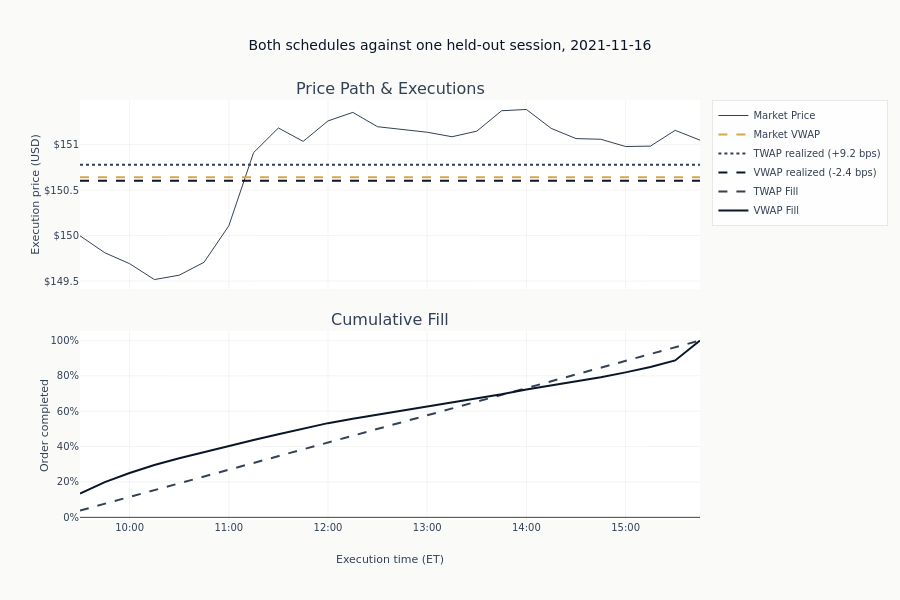

Here is the notebook cell this chart was saved with:
### Markdown cell above
#### Cumulative Fill Comparison

### Code cell
_ = fig.add_scatter(
    x=demo_times,
    y=np.cumsum(twap_shares) / ORDER_SHARES,
    mode="lines",
    name="TWAP Fill",
    line=dict(color=COLORS["neutral"], width=2, dash="dash"),
    row=2,
    col=1,
)
_ = fig.add_scatter(
    x=demo_times,
    y=np.cumsum(vwap_shares) / ORDER_SHARES,
    mode="lines",
    name="VWAP Fill",
    line=dict(color=COLORS["blue"], width=2),
    row=2,
    col=1,
)
fig.update_xaxes(title_text="Execution time (ET)", tickformat="%H:%M", row=2, col=1)
fig.update_yaxes(title_text="Execution price (USD)", tickprefix="$", row=1, col=1)
fig.update_yaxes(title_text="Order completed", tickformat=".0%", row=2, col=1)
fig.update_layout(
    title=f"Both schedules against one held-out session, {demo_day}",
    height=600,
)
show_plotly_with_alt(
    fig,
    "Upper panel: the session's price path with three horizontal lines marking the market VWAP "
    "and each schedule's realized average price. Lower panel: cumulative fill against time, with "
    "the VWAP curve steeper at the open and close and flatter through midday than the straight "
    "TWAP line.",
)

### Figure 1 — Plotly figure (JSON) as saved in the notebook; plotly's stock layout.template omitted (floating-point values rounded to 4 significant figures)
{"data": [{"line": {"color": "#334155", "width": 1}, "mode": "lines", "name": "Market Price", "type": "scatter", "x": ["2021-11-16T09:30:00", "2021-11-16T09:45:00", "2021-11-16T10:00:00", "2021-11-16T10:15:00", "2021-11-16T10:30:00", "2021-11-16T10:45:00", "2021-11-16T11:00:00", "2021-11-16T11:15:00", "2021-11-16T11:30:00", "2021-11-16T11:45:00", "2021-11-16T12:00:00", "2021-11-16T12:15:00", "2021-11-16T12:30:00", "2021-11-16T12:45:00", "2021-11-16T13:00:00", "2021-11-16T13:15:00", "2021-11-16T13:30:00", "2021-11-16T13:45:00", "2021-11-16T14:00:00", "2021-11-16T14:15:00", "2021-11-16T14:30:00", "2021-11-16T14:45:00", "2021-11-16T15:00:00", "2021-11-16T15:15:00", "2021-11-16T15:30:00", "2021-11-16T15:45:00"], "xaxis": "x", "y": [150.0, 149.8, 149.7, 149.5, 149.6, 149.7, 150.1, 150.9, 151.2, 151.0, 151.3, 151.4, 151.2, 151.2, 151.1, 151.1, 151.1, 151.4, 151.4, 151.2, 151.1, 151.1, 151.0, 151.0, 151.2, 151.0], "yaxis": "y"}, {"line": {"color": "#D4A84B", "dash": "dash", "width": 2}, "mode": "lines", "name": "Market VWAP", "type": "scatter", "x": ["2021-11-16T09:30:00", "2021-11-16T15:45:00"], "xaxis": "x", "y": [150.6, 150.6], "yaxis": "y"}, {"line": {"color": "#334155", "dash": "dot", "width": 2}, "mode": "lines", "name": "TWAP realized (+9.2 bps)", "type": "scatter", "x": ["2021-11-16T09:30:00", "2021-11-16T15:45:00"], "xaxis": "x", "y": [150.8, 150.8], "yaxis": "y"}, {"line": {"color": "#0a1628", "dash": "dash", "width": 2}, "mode": "lines", "name": "VWAP realized (-2.4 bps)", "type": "scatter", "x": ["2021-11-16T09:30:00", "2021-11-16T15:45:00"], "xaxis": "x", "y": [150.6, 150.6], "yaxis": "y"}, {"line": {"color": "#334155", "dash": "dash", "width": 2}, "mode": "lines", "name": "TWAP Fill", "type": "scatter", "x": ["2021-11-16T09:30:00", "2021-11-16T09:45:00", "2021-11-16T10:00:00", "2021-11-16T10:15:00", "2021-11-16T10:30:00", "2021-11-16T10:45:00", "2021-11-16T11:00:00", "2021-11-16T11:15:00", "2021-11-16T11:30:00", "2021-11-16T11:45:00", "2021-11-16T12:00:00", "2021-11-16T12:15:00", "2021-11-16T12:30:00", "2021-11-16T12:45:00", "2021-11-16T13:00:00", "2021-11-16T13:15:00", "2021-11-16T13:30:00", "2021-11-16T13:45:00", "2021-11-16T14:00:00", "2021-11-16T14:15:00", "2021-11-16T14:30:00", "2021-11-16T14:45:00", "2021-11-16T15:00:00", "2021-11-16T15:15:00", "2021-11-16T15:30:00", "2021-11-16T15:45:00"], "xaxis": "x2", "y": [0.03846, 0.07692, 0.1154, 0.1538, 0.1923, 0.2308, 0.2692, 0.3077, 0.3461, 0.3846, 0.4231, 0.4615, 0.5, 0.5384, 0.5769, 0.6154, 0.6538, 0.6923, 0.7307, 0.7692, 0.8077, 0.8461, 0.8846, 0.9231, 0.9615, 1.0], "yaxis": "y2"}, {"line": {"color": "#0a1628", "width": 2}, "mode": "lines", "name": "VWAP Fill", "type": "scatter", "x": ["2021-11-16T09:30:00", "2021-11-16T09:45:00", "2021-11-16T10:00:00", "2021-11-16T10:15:00", "2021-11-16T10:30:00", "2021-11-16T10:45:00", "2021-11-16T11:00:00", "2021-11-16T11:15:00", "2021-11-16T11:30:00", "2021-11-16T11:45:00", "2021-11-16T12:00:00", "2021-11-16T12:15:00", "2021-11-16T12:30:00", "2021-11-16T12:45:00", "2021-11-16T13:00:00", "2021-11-16T13:15:00", "2021-11-16T13:30:00", "2021-11-16T13:45:00", "2021-11-16T14:00:00", "2021-11-16T14:15:00", "2021-11-16T14:30:00", "2021-11-16T14:45:00", "2021-11-16T15:00:00", "2021-11-16T15:15:00", "2021-11-16T15:30:00", "2021-11-16T15:45:00"], "xaxis": "x2", "y": [0.1345, 0.1992, 0.251, 0.2956, 0.3345, 0.3695, 0.4019, 0.4368, 0.4694, 0.499, 0.5326, 0.5571, 0.58, 0.6041, 0.6283, 0.6529, 0.6749, 0.6955, 0.7229, 0.7458, 0.7701, 0.7926, 0.8196, 0.8497, 0.8871, 1.0], "yaxis": "y2"}], "layout": {"annotations": [{"font": {"size": 16}, "showarrow": false, "text": "Price Path & Executions", "x": 0.5, "xanchor": "center", "xref": "paper", "y": 1.0, "yanchor": "bottom", "yref": "paper"}, {"font": {"size": 16}, "showarrow": false, "text": "Cumulative Fill", "x": 0.5, "xanchor": "center", "xref": "paper", "y": 0.45, "yanchor": "bottom", "yref": "paper"}], "height": 600, "title": {"text": "Both schedules against one held-out session, 2021-11-16"}, "xaxis": {"anchor": "y", "domain": [0.0, 1.0], "matches": "x2", "showticklabels": false}, "xaxis2": {"anchor": "y2", "domain": [0.0, 1.0], "tickformat": "%H:%M", "title": {"text": "Execution time (ET)"}}, "yaxis": {"anchor": "x", "domain": [0.55, 1.0], "tickprefix": "$", "title": {"text": "Execution price (USD)"}}, "yaxis2": {"anchor": "x2", "domain": [0.0, 0.45], "tickformat": ".0%", "title": {"text": "Order completed"}}}}
